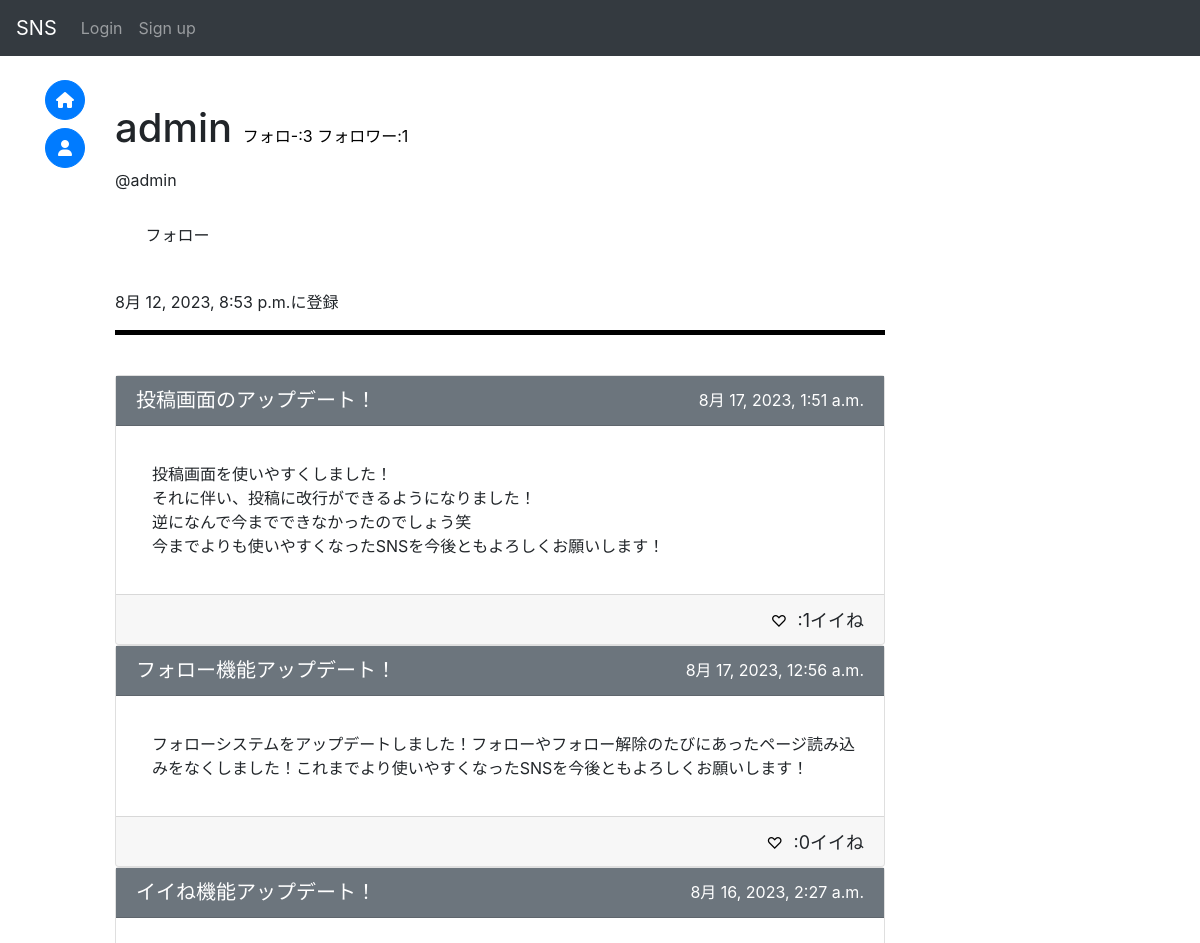
Before: /accounts/user/ac20daa5-716d-4be9-b037-15f506b8e887/ (upper part) with the older database file.
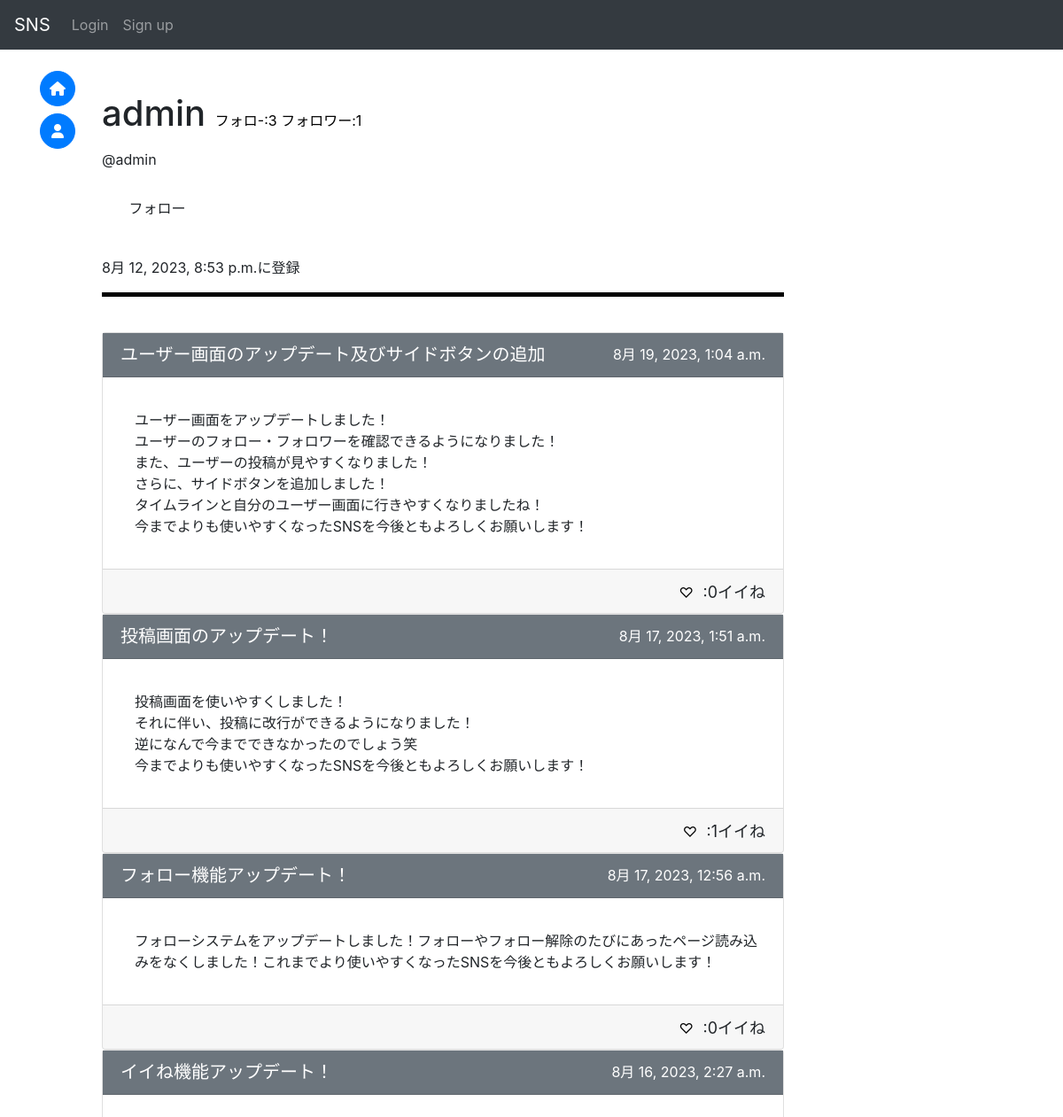
After: the same page with the newer database file.
### sns/models.py (models this page shows, shortened)
class Post(models.Model):
    id = models.UUIDField(primary_key=True, default=uuid.uuid4, editable=False)
    title = models.CharField(max_length=50)
    detail = models.TextField(max_length=255)
    author = models.ForeignKey(
        get_user_model(),
        on_delete=models.CASCADE
    )
    created_at = models.DateTimeField(auto_now_add=True)
    good_num = models.IntegerField(default=0)

### accounts/views.py (the view, shortened to what this page needs)
# urls.py: path("user/<str:id>/", views.user_detail, name="user"),
def user_detail(request, id):
    user = get_object_or_404(CustomUser, pk=id)
    post = Post.objects.filter(author=user)
    following_num = Follower.objects.filter(following=user).count()
    followed_num = Follower.objects.filter(followed=user).count()
    if request.user.is_anonymous:
        context = {
            "userDetail":user,
            "posts":post,
            "following":False,
            "following_num":following_num,
            "followed_num":followed_num,
        }
        return render(request, "accounts/userDetail.html", context)

### accounts/templates/accounts/userDetail.html (shortened to what this page needs)
{% extends "base.html" %}
{% block content %}
    <div class="row-1" style="position: sticky;top: 55px;z-index:2;background-color:#fff;">
        <br>
        <h1 style="display:inline;">
            {{ userDetail.username }}
        </h1>
        <a href="{% url 'accounts:follower' userDetail.id 'following' %}" class="notlink">
            フォロ-:{{ following_num }}
        </a>
        <a href="{% url 'accounts:follower' userDetail.id 'followed' %}" class="notlink">
            フォロワー:<div style="display:inline;" class="num">{{ followed_num }}</div>
        </a>
        <p>
            {% if user.id == userDetail.id %}
                @{{ userDetail.usertag }}
            {% else %}
                <div class="following">
                    @{{ userDetail.usertag }}
                </div>
                <br>
                <button type="button" class="btn {{ btn_class }} w-120px h-40px rounded-pill" id="ajax_follow">
                    <div class="result">
                        {% if following %}
                            フォロー解除
                        {% elif userDetail.id != user.id %}
                            フォロー
                        {% endif %}
                    </div>
                </button>
                <br>
                <br>
            {% endif %}
        </p>
        <p>
            {{ userDetail.created_at }}に登録
        </p>
        <hr width="100%" color="#0" style="height:4px;">
        <br>
    </div>
    {% for post in posts reversed %}
        <div class="card w-150px center-block" style="position:relative;">
            <a href="{% url 'sns:post' post.pk %}" style="position:absolute;inset:0;">
                <div class="card-header bg-secondary h-50px">
                    <h5 style="text-align:left;float:left;">
                        <a href='{% url "sns:post" post.pk %}' class="on-a title-link">
                            {{ post.title }}
                        </a>
                    </h5>
                    <p style="text-align:right">
                        <font color="white">
                            {{ post.created_at }}
                        </font>
                    </p>
                </div>
                <div class="card-body detail">
                    <p class="card-text">
                        {{ post.detail | linebreaks }}
                    </p>
                </div>
                <div class="card-footer h-50px text-right">
                    {% if request.user.is_anonymous %}
                        <button onClick="location.href='{% url 'sns:good' post.id 1 %}'" class="good on-a">♡</button>
                    {% endif %}
                    <font size="4">
                        <div id="num_{{ post.id }}" style="display:inline;">:{{ post.good_num }}イイね</div>
                    </font>
                </div>
            </a>
        </div>
    {% endfor %}
{% endblock %}

Changed rows visible on the page:
added Post: title "ユーザー画面のアップデート及びサイドボタンの追加", created_at "8月 19, 2023, 1:04 a.m.", detail "ユーザー画面をアップデートしました！ ユーザーのフォロー・フォロワーを確認できるようになりました！ また、ユーザーの投稿が見やすくなりました！ さらに、サイドボタンを追加しました！ タイムラインと自分のユーザー画面に行きやすくなりましたね！ 今までよりも使いやすくなったSNSを今後ともよろしくお願いします！", good_num "0"
